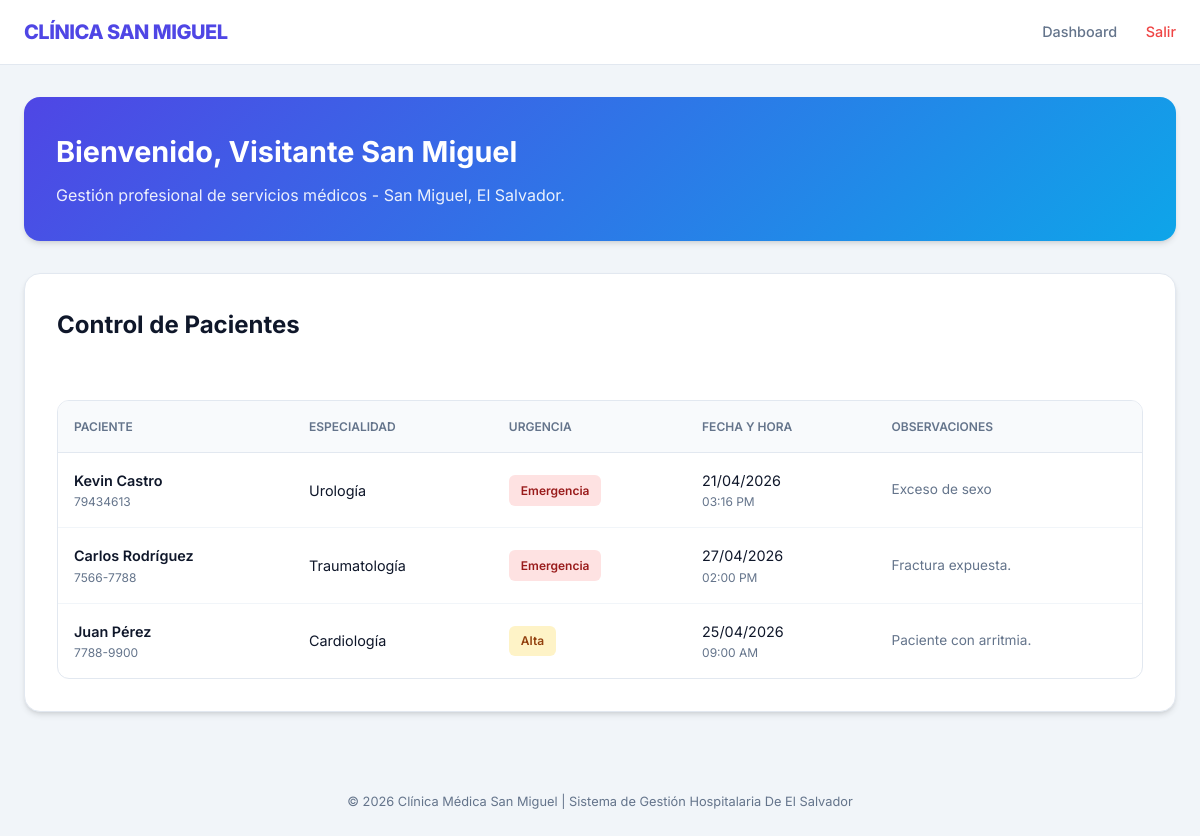
The page /index.php (signed in) on the database its author committed.
### tables this page shows
CREATE TABLE `citas` (
  `id` int(11) NOT NULL,
  `paciente` varchar(150) NOT NULL,
  `telefono` varchar(20) NOT NULL,
  `id_especialidad` int(11) NOT NULL,
  `fecha` date NOT NULL,
  `hora` time NOT NULL,
  `urgencia` enum('Normal','Alta','Emergencia') NOT NULL DEFAULT 'Normal',
  `observaciones` text DEFAULT NULL
);

CREATE TABLE `especialidades` (
  `id` int(11) NOT NULL,
  `nombre` varchar(100) NOT NULL,
  `descripcion` text NOT NULL,
  `costo_consulta` decimal(10,2) NOT NULL
);

### index.php (the view, shortened to what this page needs)
<?php
require_once 'db.php';
$nombre_usuario = $_SESSION['nombre'];
$sql = "SELECT c.*, e.nombre as especialidad
        FROM citas c
        JOIN especialidades e ON c.id_especialidad = e.id
        ORDER BY FIELD(c.urgencia, 'Emergencia', 'Alta', 'Normal'), c.fecha ASC";
$result = $conn->query($sql);
?>
<!DOCTYPE html>
<html lang="es">
<head>
    <link rel="stylesheet" href="style.css">
</head>
<body>
    <header>
        <nav>
            <div class="container" style="margin:0 auto;">
                <div class="logo">Clínica San Miguel</div>
                <div class="nav-links">
                    <a href="index.php">Dashboard</a>
                    <a href="logout.php" style="color: var(--danger);">Salir</a>
                </div>
            </div>
        </nav>
    </header>
    <div class="container">
        <div class="welcome-bar">
            <h1 style="font-size: 1.8rem; margin-bottom: 0.5rem;">Bienvenido, <?php echo $nombre_usuario; ?></h1>
            <p style="opacity: 0.9;">Gestión profesional de servicios médicos - San Miguel, El Salvador.</p>
        </div>
        <div class="card">
            <div style="display: flex; justify-content: space-between; align-items: center; margin-bottom: 2rem;">
                <h2>Control de Pacientes</h2>
            </div>
            <div class="table-wrapper">
                <table>
                    <thead>
                        <tr>
                            <th>Paciente</th>
                            <th>Especialidad</th>
                            <th>Urgencia</th>
                            <th>Fecha y Hora</th>
                            <th>Observaciones</th>
                        </tr>
                    </thead>
                    <tbody>
                        <?php if ($result && $result->num_rows > 0): ?>
                            <?php while($row = $result->fetch_assoc()): ?>
                                <tr>
                                    <td>
                                        <div style="font-weight: 600;"><?php echo $row['paciente']; ?></div>
                                        <div style="font-size: 0.75rem; color: var(--text-muted);"><?php echo $row['telefono']; ?></div>
                                    </td>
                                    <td><?php echo $row['especialidad']; ?></td>
                                    <td>
                                        <span class="badge badge-<?php echo strtolower($row['urgencia']); ?>">
                                            <?php echo $row['urgencia']; ?>
                                        </span>
                                    </td>
                                    <td>
                                        <div><?php echo date('d/m/Y', strtotime($row['fecha'])); ?></div>
                                        <div style="font-size: 0.75rem; color: var(--text-muted);"><?php echo date('h:i A', strtotime($row['hora'])); ?></div>
                                    </td>
                                    <td style="max-width: 200px;">
                                        <div style="font-size: 0.85rem; color: var(--text-muted); overflow: hidden; text-overflow: ellipsis; white-space: nowrap;">
                                            <?php echo $row['observaciones'] ? $row['observaciones'] : "—"; ?>
                                        </div>
                                    </td>
                                </tr>
                            <?php endwhile; ?>
                        <?php else: ?>
                            <tr>
                                <td colspan="6" style="text-align: center; padding: 4rem; color: var(--text-muted);">No hay citas registradas para hoy.</td>
                            </tr>
                        <?php endif; ?>
                    </tbody>
                </table>
            </div>
        </div>
    </div>
    <footer style="text-align: center; color: var(--text-muted); padding: 3rem 0; font-size: 0.8rem;">
        &copy; 2026 Clínica Médica San Miguel | Sistema de Gestión Hospitalaria De El Salvador
    </footer>
</body>
</html>

### style.css (style rules this page uses)
:root { --primary: #4f46e5; --primary-hover: #4338ca; --accent: #0ea5e9; --bg-body: #f1f5f9; --bg-card: #ffffff; --text-main: #0f172a; --text-muted: #64748b; --danger: #ef4444; --success: #10b981; --warning: #f59e0b; --border: #e2e8f0; --shadow: 0 4px 6px -1px rgb(0 0 0 / 0.1), 0 2px 4px -2px rgb(0 0 0 / 0.1); }
* { margin: 0; padding: 0; box-sizing: border-box; font-family: 'Inter', system-ui, -apple-system, sans-serif; }
body { background-color: var(--bg-body); color: var(--text-main); line-height: 1.6; }
header { background: var(--bg-card); border-bottom: 1px solid var(--border); padding: 1rem 0; position: sticky; top: 0; z-index: 100; }
nav .container { display: flex; justify-content: space-between; align-items: center; max-width: 1200px; margin: 0 auto; padding: 0 1.5rem; }
.logo { font-size: 1.25rem; font-weight: 800; color: var(--primary); text-transform: uppercase; letter-spacing: -0.025em; }
.nav-links a { color: var(--text-muted); text-decoration: none; margin-left: 1.5rem; font-weight: 500; font-size: 0.9rem; transition: color 0.2s; }
.container { max-width: 1200px; margin: 2rem auto; padding: 0 1.5rem; }
.welcome-bar { background: linear-gradient(135deg, var(--primary), var(--accent)); color: white; padding: 2rem; border-radius: 16px; margin-bottom: 2rem; box-shadow: var(--shadow); }
.card { background: var(--bg-card); border-radius: 16px; box-shadow: var(--shadow); padding: 2rem; margin-bottom: 2rem; border: 1px solid var(--border); }
h2 { font-size: 1.5rem; font-weight: 700; margin-bottom: 1.5rem; color: var(--text-main); display: flex; align-items: center; gap: 0.5rem; }
.table-wrapper { background: white; border-radius: 12px; overflow: hidden; border: 1px solid var(--border); }
table { width: 100%; border-collapse: collapse; }
th { background: #f8fafc; padding: 1rem; text-align: left; font-size: 0.75rem; font-weight: 600; color: var(--text-muted); text-transform: uppercase; border-bottom: 1px solid var(--border); }
td { padding: 1rem; font-size: 0.9rem; border-bottom: 1px solid #f1f5f9; }
tr:last-child td { border-bottom: none; }
.badge { padding: 0.35rem 0.75rem; border-radius: 6px; font-size: 0.75rem; font-weight: 600; display: inline-block; }
.badge-alta { background: #fef3c7; color: #92400e; }
.badge-emergencia { background: #fee2e2; color: #991b1b; }

### rows shown on the page
citas: paciente "Kevin Castro", telefono "79434613", id_especialidad.nombre "Urología", urgencia "Emergencia", fecha "21/04/2026", hora "03:16 PM", observaciones "Exceso de sexo"
citas: paciente "Carlos Rodríguez", telefono "7566-7788", id_especialidad.nombre "Traumatología", urgencia "Emergencia", fecha "27/04/2026", hora "02:00 PM", observaciones "Fractura expuesta."
citas: paciente "Juan Pérez", telefono "7788-9900", id_especialidad.nombre "Cardiología", urgencia "Alta", fecha "25/04/2026", hora "09:00 AM", observaciones "Paciente con arritmia."

### other values the page prints
$nombre_usuario "Visitante San Miguel"
